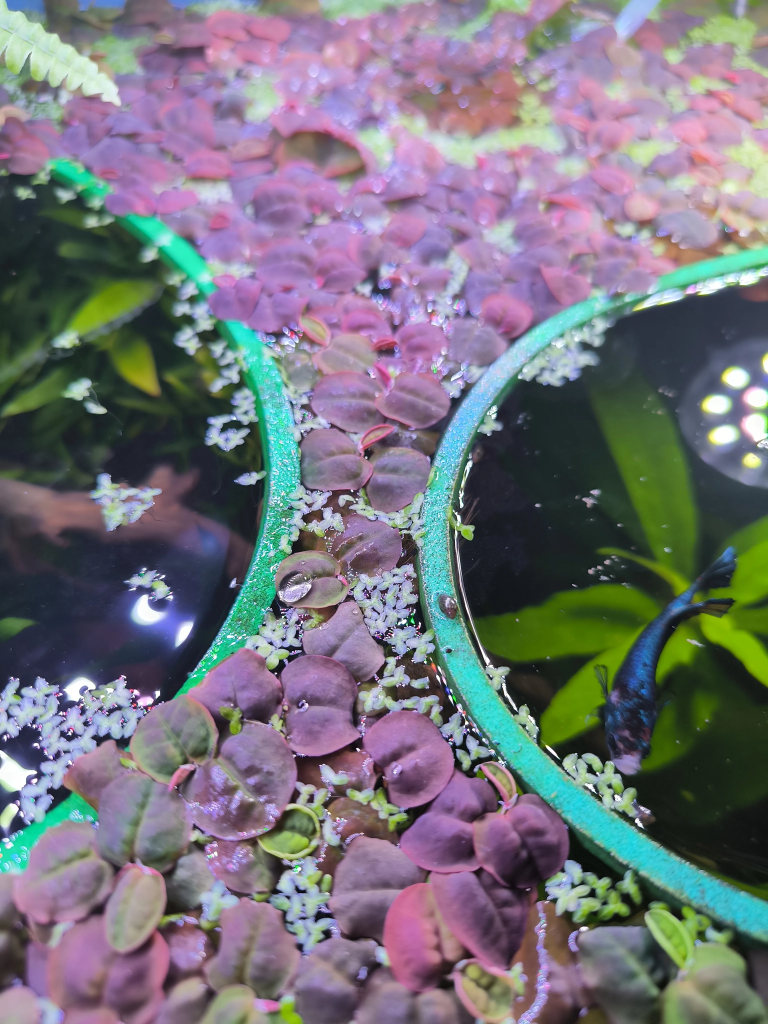
#> input picture docs/assets/images/IMG_20251015_093750.webp, 3072 x 4096 px (shown at 1/4 size); its folder holds 4 pictures in this run; the run also reads 2 pictures not shown here
$ python generate_thumbnails.py
#> lines starting #> are read from the running program, lines starting #| are printed output that depends on the picture; pictures that were not available may be replaced by others from this repository, and a replacement may not be noted
import os
import sys
from pathlib import Path
from PIL import Image
from concurrent.futures import ThreadPoolExecutor, as_completed
import multiprocessing

# Konfiguration
_SCRIPT_DIR = Path(__file__).resolve().parent
IMAGE_ROOT = _SCRIPT_DIR / '../docs/assets/images'
THUMBNAIL_SUFFIX = '_thumbnail.webp'
WEBP_QUALITY = 85
THUMBNAIL_QUALITY = 70
THUMBNAIL_SIZE = (400, 400)
SOURCE_EXTS = {'.jpg', '.jpeg', '.png'}
MAX_WORKERS = min(4, multiprocessing.cpu_count())  # Limit für I/O-bound tasks


def is_source_image(filename):
    """Prüft ob es sich um ein Quellbild handelt."""
    ext = Path(filename).suffix.lower()
    return ext in SOURCE_EXTS and not filename.lower().endswith(THUMBNAIL_SUFFIX)


def is_webp(filename):
    """Prüft ob es sich um eine WebP-Datei handelt (kein Thumbnail, kein Timeline, kein _timeline.webp)."""
    return (
        filename.lower().endswith('.webp')
        and not filename.lower().endswith(THUMBNAIL_SUFFIX)
        and '_timeline' not in filename.lower()
    )


def webp_path(image_path):
    """Gibt den WebP-Pfad für ein Quellbild zurück."""
    return image_path.with_suffix('.webp')


def thumbnail_path(webp_path):
    """Gibt den Thumbnail-Pfad für eine WebP-Datei zurück (Suffix _thumbnail vor .webp)."""
    p = Path(webp_path)
    if p.name.endswith(THUMBNAIL_SUFFIX):
        return p  # Falls schon Thumbnail
    return p.with_name(p.stem + THUMBNAIL_SUFFIX)


def create_webp(image_path, webp_path):
    """Erstellt WebP aus Quellbild und löscht Original."""
    try:
        with Image.open(image_path) as img:
            # Optimiere für Web: RGB-Modus für kleinere Dateien
            if img.mode in ('RGBA', 'P'):
                img = img.convert('RGB')

            img.save(webp_path, 'WEBP', quality=WEBP_QUALITY, method=6)
            print(f"✓ WebP erstellt: {webp_path.name}")

        # Original nur bei erfolgreicher Konvertierung löschen
        image_path.unlink()
        print(f"✓ Original gelöscht: {image_path.name}")
        return True
    except Exception as e:
        print(f"✗ Fehler bei {image_path.name} (WebP): {e}")
        return False


def create_thumbnail(webp_path, thumb_path):
    """Erstellt Thumbnail aus WebP-Datei."""
    try:
        with Image.open(webp_path) as img:
            # Thumbnail mit besserer Qualität
            img.thumbnail(THUMBNAIL_SIZE, Image.Resampling.LANCZOS)
            img.save(thumb_path, 'WEBP', quality=THUMBNAIL_QUALITY, method=6)
            print(f"✓ Thumbnail erstellt: {thumb_path.name}")
        return True
    except Exception as e:
        print(f"✗ Fehler bei {webp_path.name} (Thumbnail): {e}")
        return False


def process_source_image(file_path):
    """Verarbeitet ein Quellbild (JPG/PNG) zu WebP + Thumbnail."""
    webp_out = webp_path(file_path)

    # Skip wenn WebP bereits existiert
    if webp_out.exists():
        print(f"→ WebP existiert bereits: {webp_out.name}")
    else:
        success = create_webp(file_path, webp_out)
        if not success:
            return False

    # Thumbnail erstellen
    thumb_out = thumbnail_path(webp_out)
    if thumb_out.exists():
        print(f"→ Thumbnail existiert bereits: {thumb_out.name}")
    else:
        return create_thumbnail(webp_out, thumb_out)

    return True


def process_webp_image(file_path):
    """Verarbeitet eine WebP-Datei zu Thumbnail."""
    thumb_out = thumbnail_path(file_path)
    if thumb_out.exists():
        print(f"→ Thumbnail existiert bereits: {thumb_out.name}")
        return True
    else:
        print(f"→ Erzeuge Thumbnail für: {file_path.name}")
        return create_thumbnail(file_path, thumb_out)


def main():
    """Hauptfunktion mit paralleler Verarbeitung."""
    if not IMAGE_ROOT.exists():
        print(f"✗ Bildverzeichnis nicht gefunden: {IMAGE_ROOT}")
        sys.exit(1)

    # Sammle alle zu verarbeitenden Dateien
    tasks = []

    for file_path in IMAGE_ROOT.rglob('*'):
        if not file_path.is_file():
            continue

        filename = file_path.name

        if is_source_image(filename):
            print(f"[DEBUG] Quellbild erkannt: {filename}")
            tasks.append(('source', file_path))
        elif is_webp(filename):
            print(f"[DEBUG] WebP erkannt (Thumbnail-Kandidat): {filename}")
            tasks.append(('webp', file_path))
        else:
            print(f"[DEBUG] Übersprungen: {filename}")

    if not tasks:
        print("→ Keine Bilder zur Verarbeitung gefunden.")
        return

    print(f"→ Verarbeite {len(tasks)} Dateien mit {MAX_WORKERS} Threads...")

    # Parallel verarbeiten
    with ThreadPoolExecutor(max_workers=MAX_WORKERS) as executor:
        future_to_task = {}

        for task_type, file_path in tasks:
            if task_type == 'source':
                future = executor.submit(process_source_image, file_path)
            else:  # webp
                future = executor.submit(process_webp_image, file_path)

            future_to_task[future] = (task_type, file_path)
#> this loop made 4 passes
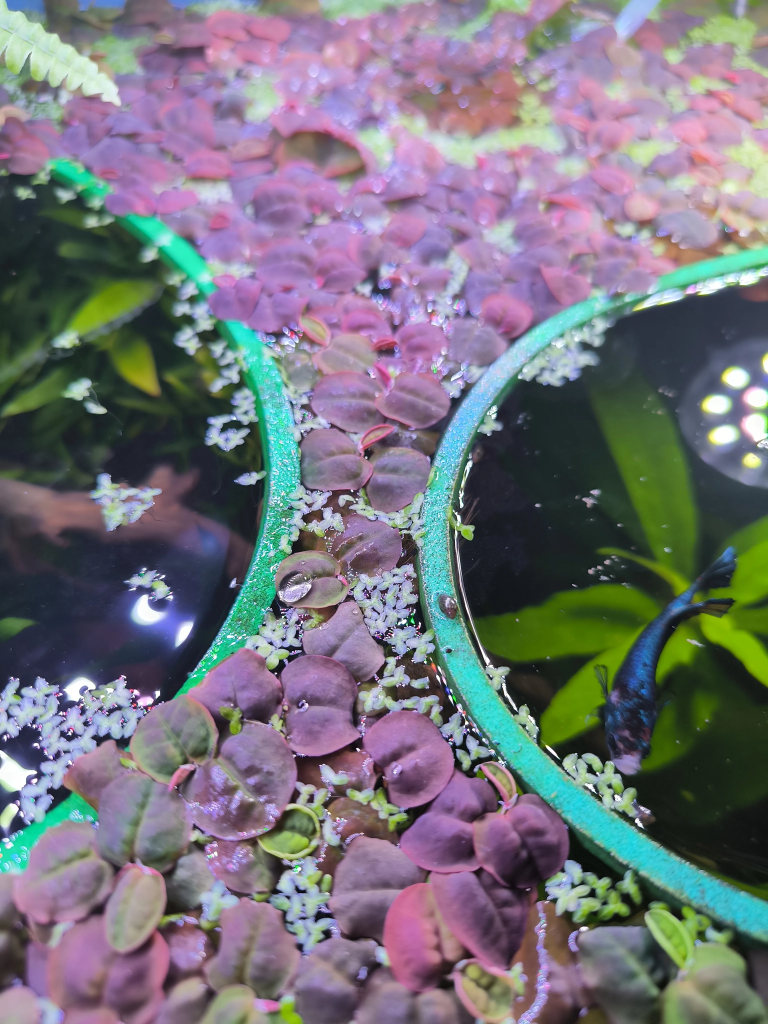
#> input picture docs/assets/images/IMG_20251015_093750.webp, 3072 x 4096 px (shown at 1/4 size)
#> pass 1, in create_thumbnail, `img.save(thumb_path, 'WEBP', quality=THUMBNAIL_QUALITY, method=6)`:
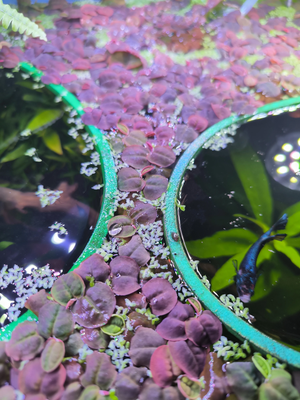
#> saved as IMG_20251015_093750_thumbnail.webp: PIL image 300x400 RGB; mean R, G, B 117.9, 116.4, 124.2
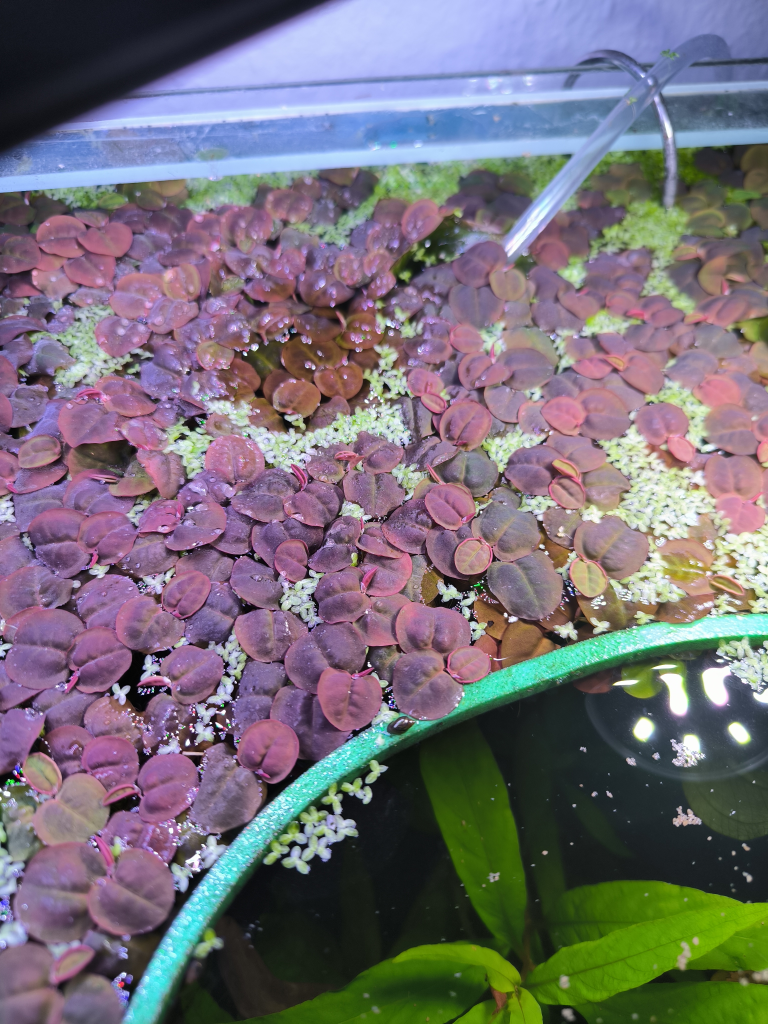
#> input picture docs/assets/images/IMG_20251015_093802.jpg, 3072 x 4096 px, given in place of IMG_20251015_093802.webp, which was not available (shown at 1/4 size)
#> pass 2, in create_thumbnail (call 2), `img.save(thumb_path, 'WEBP', quality=THUMBNAIL_QUALITY, method=6)`:
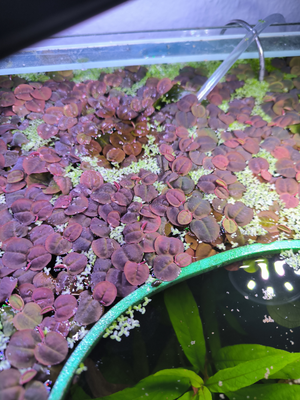
#> saved as IMG_20251015_093802_thumbnail.webp: PIL image 300x400 RGB; mean R, G, B 117.1, 111.5, 119.8
#> pass 3, in create_thumbnail (call 3), `with Image.open(webp_path) as img:`:
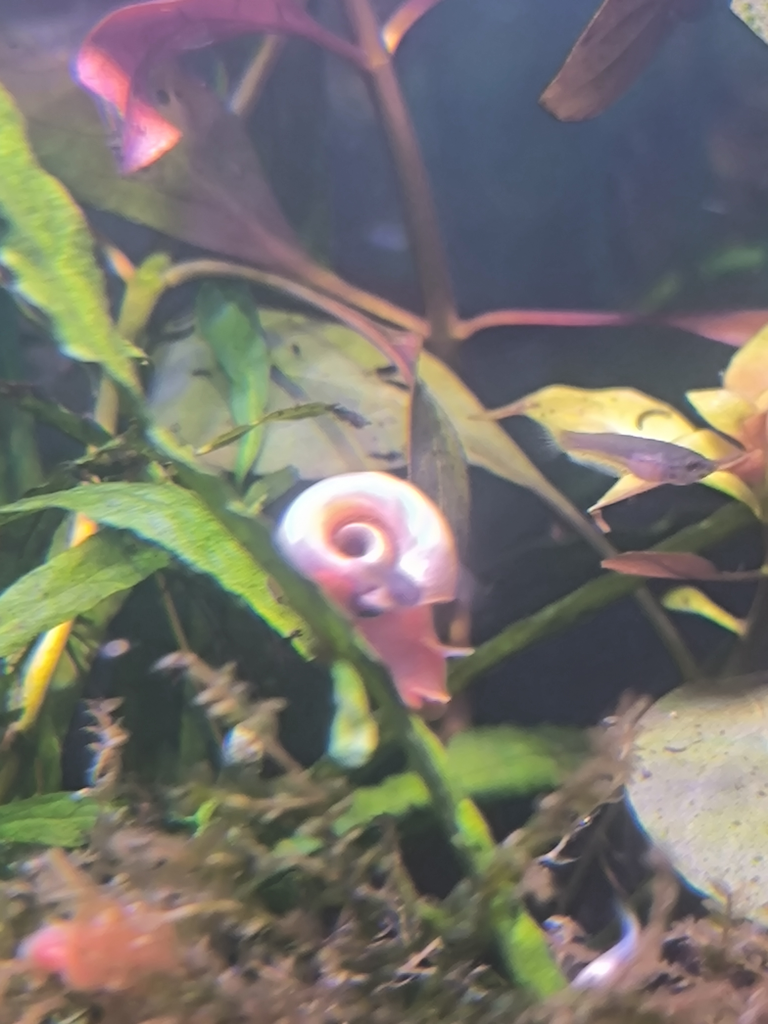
#> img: PIL image 3072x4096 RGB (shown at 1/4 size); mean R, G, B 117.2, 114.2, 107.2

        # Ergebnisse sammeln
        success_count = 0
        for future in as_completed(future_to_task):
            task_type, file_path = future_to_task[future]
            try:
                if future.result():
                    success_count += 1
            except Exception as e:
                print(f"✗ Fehler bei {file_path.name}: {e}")

    print(f"✓ Verarbeitung abgeschlossen: {success_count}/{len(tasks)} erfolgreich")


if __name__ == '__main__':
    main()
